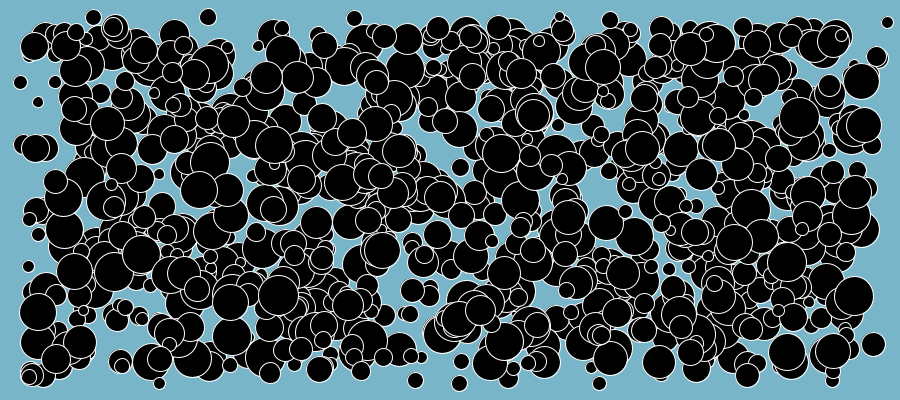
Frame 1 (no input)
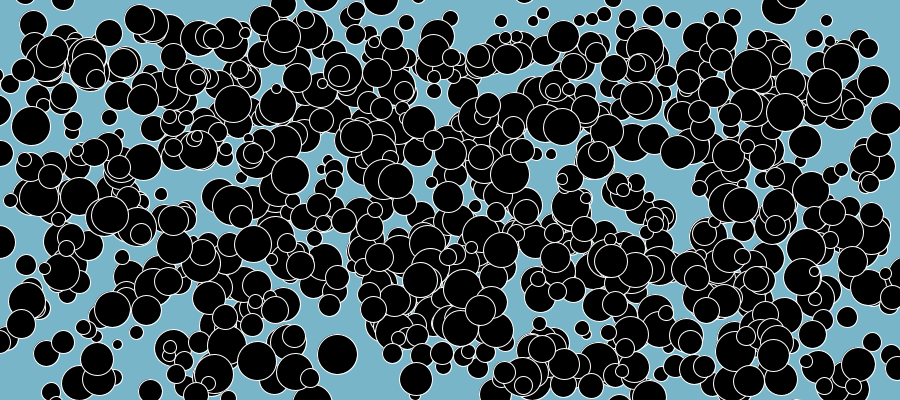
Frame 60 (the mouse pressed at the canvas centre just before this capture)
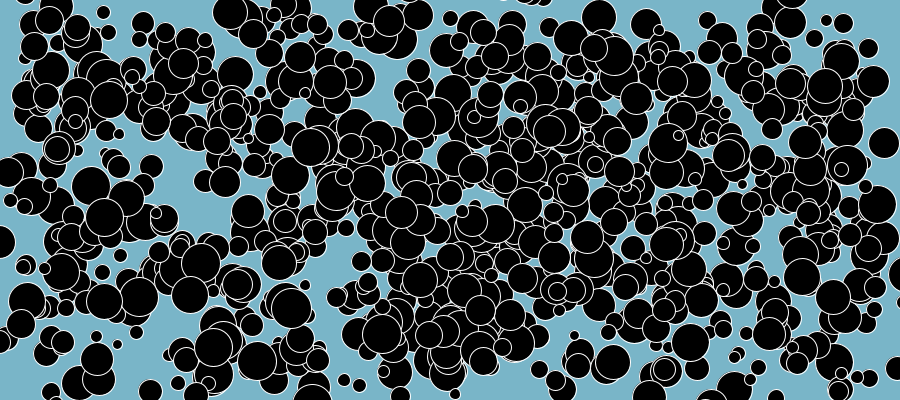
Frame 120 (the mouse held since frame 60 and released just before this capture)

The Processing sketch that drew these frames (run headless with seeded random() and noise(); from frame 60 on, the mouse is pressed at the canvas centre):

// Processing sketch: processing_33702
// ── processing_33702.pde

int numCircles = 1000;
int [] rad = new int[numCircles];
float [] circleX = new float[numCircles];
float [] circleY = new float[numCircles];
float [] vel = new float[numCircles];


void setup(){
  size(900, 400);
  smooth();
  frameRate(10);
  
  for(int i=0; i< numCircles; i++){
    rad[i] = round(random(10,40));
    circleX[i] = round(random(rad[i], width-rad[i]));
    circleY[i] = round(random(rad[i], height-rad[i]));
    vel[i] = round(random(-50,50));
    
  }
}

void draw(){
  background(121, 181, 200);
  stroke(255);
  fill(0);
  for(int j=0; j< numCircles; j++){
    ellipse(circleX[j], circleY[j], rad[j], rad[j]);
    circleY[j] += vel[j];
    circleX[j] += vel[j];
  
   if(circleY[j] < 0+rad[j] || circleY[j] > height-rad[j]){
      vel[j] *= -1;
    }
   if(circleX[j] < 0+rad[j] || circleX[j] > width-rad[j]){
      vel[j] *= -1;
    }
  }
}
